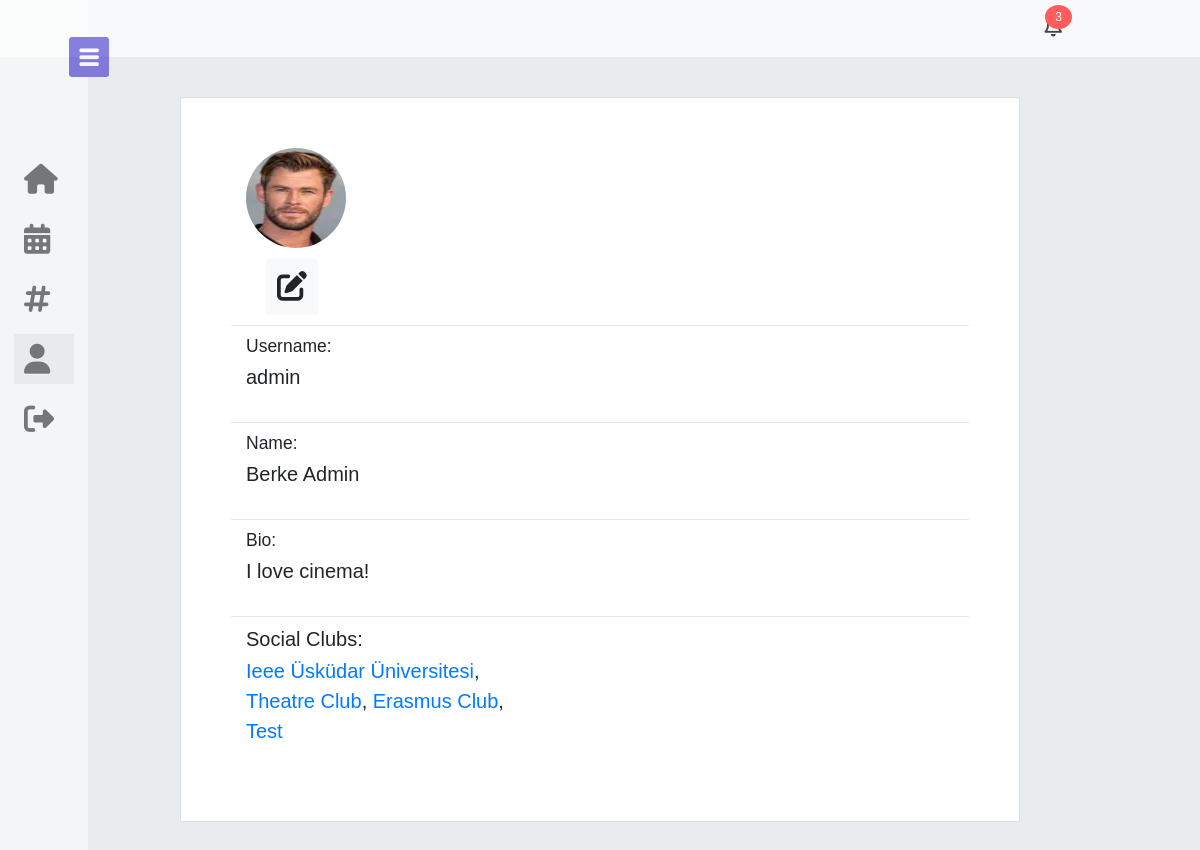
/profile/4/ (signed in), run on the app's committed database.
### users/models.py (models this page shows, shortened)
class Profile(models.Model):
    user = models.OneToOneField(User, on_delete=models.CASCADE)
    avatar = models.ImageField(default='default.jpg', upload_to='profile_images')
    bio = models.TextField()
    ambassador = models.BooleanField(default=False, null=True)
    new_notification_count = models.IntegerField(default=0, null=True, blank=True)
    dont_recommend_events = models.ManyToManyField(Event, related_name="events_dont_recommend", blank=True, default=None)

### social_clubs/models.py (models this page shows, shortened)
class SocialClub(models.Model):
    name = models.CharField(max_length=100)
    description = models.TextField()
    members = models.ManyToManyField(User, related_name='clubs_joined')
    managers = models.ManyToManyField(User, related_name='admin_of')

### users/views.py (the view, shortened to what this page needs)
# urls.py: path('profile/<int:pk>/', profile, name='users-profile'),
@login_required
def profile(request, pk):
    is_manager_of_query_club = False
    current_profile = get_object_or_404(User, pk=pk)
    if request.method == 'GET':
        if request.user.is_authenticated:
            if request.user.pk == pk:
                can_change = True
            else:
                can_change = False
        created_events = current_profile.created_events.all()
        clubs = current_profile.clubs_joined.all()
        if request.GET.get('club'):
            query_club = get_object_or_404(SocialClub, pk=request.GET.get('club'))
            if current_profile in query_club.managers.all():
                is_manager_of_query_club = True
            else:
                False
        else:
            query_club = None
        events = Event.objects.filter(users=current_profile).order_by('-created_time')
        events_attending = Event.objects.filter(users=request.user)
        paginator = Paginator(events, EVENT_PER_PAGE)
        page = request.GET.get('page')
        events = paginator.get_page(page)
        context = {'events': events,
                   'PAGE_PER_PAGE':PAGE_PER_PAGE,
                    'events_attending': events_attending,
                    'can_change': can_change,
                    'current_profile':current_profile,
                    'created_events':created_events,
                    'clubs':clubs,
                    'exclude':['time','fee','location','description'],
                    'query_club':query_club,
                    'is_manager_of_query_club':is_manager_of_query_club
                    }
        return render(request, 'users/profile.html', context)

### events/custom_filters.py (called while the page is built)
@register.filter
def sort_and_slice(notifications, count):
    if count > 5:
        count = 5
    return notifications.order_by("-created_time")[:count]

@register.filter
def is_manager(user):
    all_managers = [x.managers.all() for x in SocialClub.objects.all()]
    for i in all_managers:
        for j in i:
            if user == j:
                return True
    return False

### templates/users/profile.html (shortened to what this page needs)
{% extends "base.html" %}
{% block content %}
<div class="card">
        <div class="card-body p-5" style="font-size: 2rem !important; padding: 50px !important;">
            <div class="col-md-5">
                <img class="rounded-circle account-img mb-3" data-toggle="tooltip" data-placement="right" width="100px"
                    title='Profile picture of "{{current_profile.username}}"' height="100px"
                    src="{{ current_profile.profile.avatar.url }} " />
            </div>
            <div class="col-md-5">
            {% if can_change %}
            <a href="{% url 'edit-profile' pk=current_profile.pk %}" style="margin-left:20px; font-size: 3rem;" class="btn btn-light btn-lg"><i class="fa-solid fa-pen-to-square"></i></a>
            {% endif %}
        </div><hr />
            <div class="col-md-5 ">
                <label> <b>
                    <h3>Username:</h3>
                </b> <label>
                <p>{{current_profile.username}}</p>
            </div>
            <hr />
            <div class="col-md-5 ">
                <label> <b>
                    <h3>Name:</h3>
                </b> <label>
                <p>{{ current_profile.first_name }} {{current_profile.last_name}}</p>
            </div>
            <hr />
            <div class="col-md-5 ">
                <label> <b>
                    <h3>Bio:</h3>
                </b> <label>
                <p>{{ current_profile.profile.bio }}</p>
            </div>
            <hr />
            <div class="col-md-5 mb-2">
                <label> <b>
                    <h2>Social Clubs:</h2>
                    </b> <label>
                {% if clubs %}
                <p>
                {% for club in clubs %}
                <a href="{% url 'club-detail' pk=club.pk %}">{{club.name|title}}</a>{% if not forloop.last %}, {% endif %}
                {% endfor %}
                </p>
                {% else %}<br/>
                {{current_profile.username | title}} hasn't joined any social clubs yet.
                {%endif%}
            </div>
        </div>
</div>
{% endblock content %}

### templates/base.html (shortened to what this page needs)
{% load custom_filters %}
{% load static %}
<!doctype html>
<html lang="en" style="font-size: 10px;">
<head>
  <link rel="stylesheet" href="https://maxcdn.bootstrapcdn.com/bootstrap/4.0.0/css/bootstrap.min.css"
>
    <link rel="stylesheet" href="{% static 'css/main.css' %}">
    <link rel="stylesheet" href="{% static 'css/events.css' %}">
    <link rel="stylesheet" href="{% static 'css/social_clubs.css' %}">
</head>
<body>
  {% if user.is_authenticated %}
  <nav class="sidebar close" style="z-index: 99999900000;">
    <header>
        <div class="image-text">
        </div>
        <i class="fa-solid fa-bars toggle"></i>
    </header>
    <div class="menu-bar">
        <div class="menu">
            <ul class="menu-links">
              <li class="nav-link menus-link" id="home">
                <a href="{% url 'users-home' %}">
                  <i class="fa-solid fa-house" style="color:black; font-size: 30px;"> </i>
                </a>
            </li>
                <li class="nav-link menus-link" onmouseover="console.log(this.childNodes)">
                    <a href="{% url 'events' %}">
                      <i class="fa-solid fa-calendar-days" style="color:black; font-size: 30px;"> </i>
                    </a>
                </li>
                <li class="nav-link menus-link">
                    <a href="{% url 'social-clubs' %}">
                      <i class="fa-sharp fa-solid fa-hashtag" style="color:black; font-size: 30px;"></i>
                    </a>
                </li>
                <li class="nav-link menus-link">
                    <a href="{% url 'users-profile' pk=request.user.pk%}">
                      <i class="fa-solid fa-user" style="color:black; font-size: 30px;"> </i>
                    </a>
                </li>
                  <li class="nav-link menus-link">
                    <a href="{% url 'logout' %}">
                      <i class="fa-solid fa-right-from-bracket" style="color:black; font-size: 30px;"> </i>
                    </a>
                </li>
        </div>
    </div>
</nav>
{% endif %}
<nav  class="navbar navbar-expand-lg navbar-{% if user.is_authenticated %}dark{%else%}light{%endif%} bg-{% if user.is_authenticated %}light{%else%}dark p-3{%endif%}">
    <ul class="navbar-nav ml-auto" style="margin-right: 10%;">
      {% if user.is_authenticated %}
      <ul class="notification-drop" style="z-index: 9999999999999;">
        <li class="item">
           <span class="btn__badge {% if request.user.profile.new_notification_count > 0 %}pulse-button{% endif %} ">{{request.user.profile.new_notification_count}}</span>
        </li>
      </ul>
      {% else %}
      <a href="{% url 'login' %}" class="nav-link text-light" style="font-size: 2.5rem;"></i> Login</a>
      <a href="{% url 'users-register' %}" class="nav-link ml-5 text-light" style="font-size: 2.5rem;"></i> Sign Up</a>
      {% endif %}
    </ul>
</nav>
  <div class="jumbotron" style="margin:0; padding-left: 15%; padding-right: 15%; min-height: 1000px;">
    {% block content %}{% endblock %}
  </div>
</body>
</html>

### static/css/main.css (style rules this page uses)
body { font-family: 'Roboto' !important; }
body { background-color: #e9ecef; }
* { margin: 0; padding: 0; box-sizing: border-box; font-family: 'Poppins', sans-serif; }
:root { --body-color: #E4E9F7; --sidebar-color: #FFF; --primary-color: #1707c4; --primary-color-light: #F6F5FF; --toggle-color: #DDD; --text-color: #383838; --tran-03: all 0.2s ease; --tran-03: all 0.3s ease; --tran-04: all 0.3s ease; --tran-05: all 0.3s ease; }
body { min-height: 100vh; background-color: var(--body-color); transition: var(--tran-05); }
.sidebar { position: fixed; top: 0; left: 0; height: 100%; width: 250px; padding: 10px 14px; background: var(--sidebar-color); transition: var(--tran-05); z-index: 100; }
.sidebar.close { width: 88px; }
.sidebar li { height: 50px; list-style: none; display: flex; align-items: center; margin-top: 10px; }
.sidebar header { position: relative; }
.sidebar header .image-text { display: flex; align-items: center; }
.sidebar header .toggle { position: absolute; top: 50%; right: -35px; transform: translateY(-50%) rotate(180deg); height: 40px; width: 40px; background-color: var(--primary-color); color: var(--sidebar-color); border-radius: 3px; display: flex; align-items: center; justify-content: center; font-size: 22px; cursor: pointer; transition: var(--tran-05); }
.sidebar.close .toggle { transform: translateY(-50%) rotate(0deg); }
.sidebar .menu { margin-top: 40px; }
.sidebar li a { list-style: none; height: 100%; background-color: transparent; display: flex; align-items: center; height: 100%; width: 100%; border-radius: 6px; text-decoration: none; transition: var(--tran-03); }
.sidebar .menu-bar { height: calc(100% - 55px); display: flex; flex-direction: column; justify-content: space-between; overflow-y: scroll; }
ul { list-style: none; margin: 0; padding: 0; }
.notification-drop { font-family: 'Ubuntu', sans-serif; color: #444; }
.notification-drop .item { padding: 10px; font-size: 18px; position: relative; border-bottom: 1px solid #ddd; }
@media screen and (min-width: 500px) { .notification-drop { display: flex; justify-content: flex-end; } }
@media screen and (min-width: 500px) { .notification-drop .item { border: none; } }
.btn__badge { background: #FF5D5D; color: white; font-size: 12px; position: absolute; top: 0; right: 0px; padding: 3px 10px; border-radius: 50%; }
.pulse-button { box-shadow: 0 0 0 0 rgba(255, 0, 0, 0.5); -webkit-animation: pulse 1.5s; }
.active-menus-link { background-color: rgba(201, 201, 201, 0.432) !important; }

### data on the page
SocialClub: name "Ieee Üsküdar Üniversitesi"
SocialClub: name "Theatre Club"
SocialClub: name "Erasmus Club"
SocialClub: name "Test"

### other printed values
{{ request.user.profile.new_notification_count }} "3"
{{ current_profile.username }} "admin"
{{ current_profile.first_name }} "Berke"
{{ current_profile.last_name }} "Admin"
{{ current_profile.profile.bio }} "I love cinema!"
